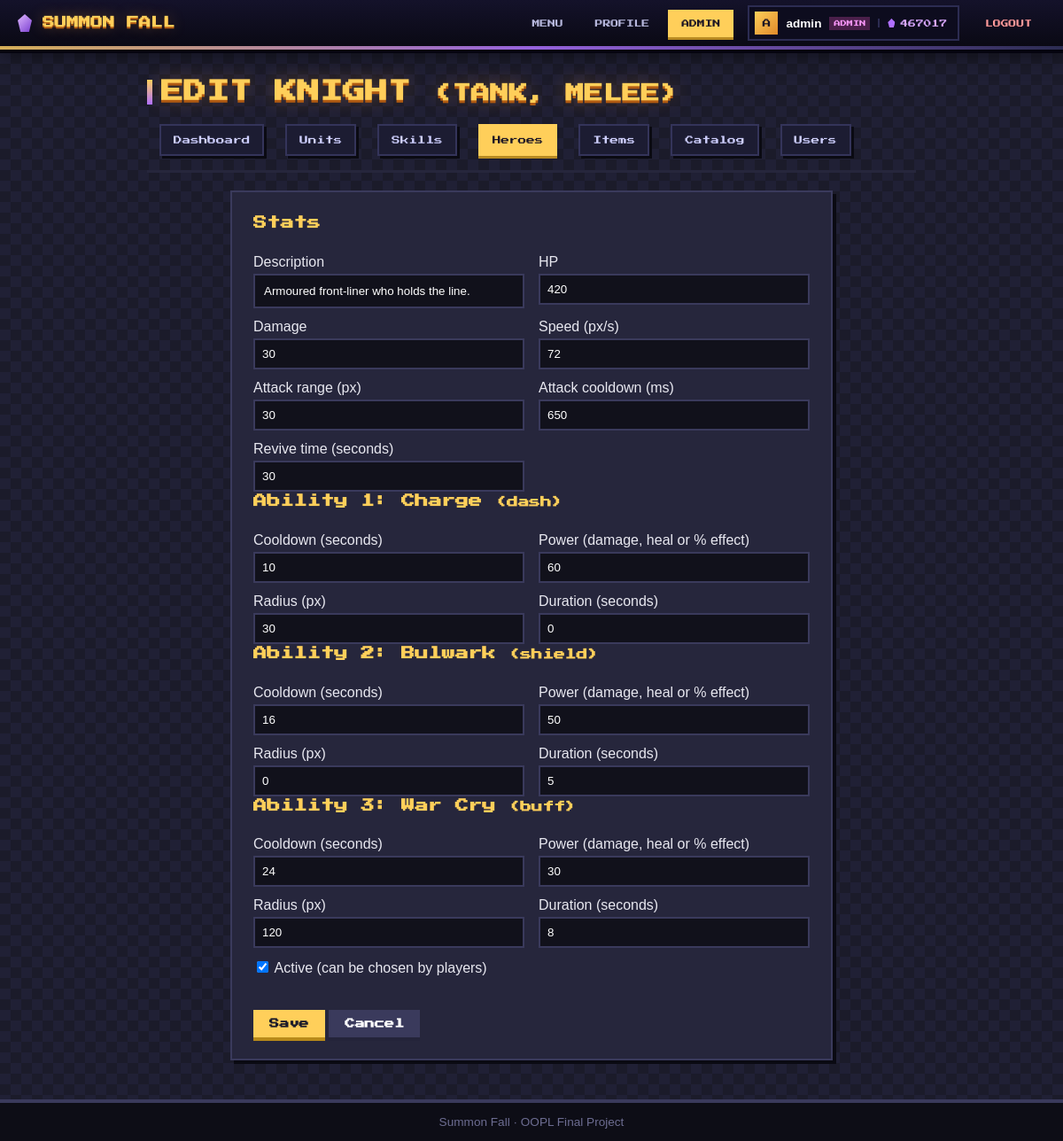
Page /views/admin/hero_form.php?id=1 (signed in) on the committed database.
### tables this page shows
CREATE TABLE `users` (
  `id` int UNSIGNED NOT NULL,
  `username` varchar(30) NOT NULL,
  `email` varchar(100) NOT NULL,
  `password_hash` varchar(255) NOT NULL,
  `role` enum('admin','player') NOT NULL DEFAULT 'player',
  `souls` int UNSIGNED NOT NULL DEFAULT '0',
  `created_at` timestamp NULL DEFAULT CURRENT_TIMESTAMP
);

CREATE TABLE `heroes` (
  `id` int NOT NULL,
  `name` varchar(40) NOT NULL,
  `description` varchar(255) NOT NULL DEFAULT '',
  `hp` int NOT NULL,
  `damage` int NOT NULL,
  `speed` int NOT NULL,
  `attack_range` int NOT NULL,
  `attack_cooldown` int NOT NULL,
  `sprite_key` varchar(30) NOT NULL,
  `revive_sec` int NOT NULL DEFAULT '30',
  `is_active` tinyint(1) NOT NULL DEFAULT '1'
);

CREATE TABLE `hero_abilities` (
  `id` int NOT NULL,
  `hero_id` int NOT NULL,
  `slot` tinyint NOT NULL,
  `name` varchar(40) NOT NULL,
  `description` varchar(255) NOT NULL DEFAULT '',
  `cooldown_sec` int NOT NULL,
  `power` int NOT NULL,
  `ability_type` varchar(20) NOT NULL,
  `radius` int NOT NULL DEFAULT '0',
  `duration_sec` int NOT NULL DEFAULT '0'
);

### classes/Auth.php (called while the page is built, shortened)
<?php
class Auth
{
    private static ?User $current = null;
    public static function user(): ?User
    {
        if (self::$current === null && isset($_SESSION['user_id'])) {
            self::$current = User::find((int) $_SESSION['user_id']);
        }
        return self::$current;
    }
    public static function check(): bool
    {
        return self::user() !== null;
    }
}

### classes/AdminUser.php (called while the page is built, shortened)
<?php
class AdminUser extends User
{
    public function getRole(): string { return 'admin'; }
    public function canManageContent(): bool { return true; }
}

### classes/User.php (called while the page is built, shortened)
<?php
abstract class User extends Model
{
    private string $username;
    private int $souls;
    public function __construct(string $username, string $email, string $passwordHash, int $souls = 0, ?int $id = null)
    {
        $this->souls = $souls;
    }
    public function getUsername(): string { return $this->username; }
    public function getSouls(): int { return $this->souls; }
    public function setUsername(string $username): void
    {
        $this->username = $username;
    }
}

### classes/Database.php (called while the page is built, shortened)
<?php
class Database
{
    private static ?Database $instance = null;
    private PDO $pdo;
    private function __construct()
    {
        $c = require BASE_PATH . '/config/database.php';
        $dsn = "mysql:host={$c['host']};dbname={$c['name']};charset={$c['charset']}";
        try {
            $this->pdo = new PDO($dsn, $c['user'], $c['pass'], [
                PDO::ATTR_ERRMODE            => PDO::ERRMODE_EXCEPTION,
                PDO::ATTR_DEFAULT_FETCH_MODE => PDO::FETCH_ASSOC,
                PDO::ATTR_EMULATE_PREPARES   => false,
            ]);
        } catch (PDOException $e) {
            throw new DatabaseException(DEBUG ? $e->getMessage() : 'Could not connect to the database.', 0, $e);
        }
    }
    public static function getInstance(): Database
    {
        if (self::$instance === null) {
            self::$instance = new Database();
        }
        return self::$instance;
    }
    public function query(string $sql, array $params = []): PDOStatement
    {
        try {
            $stmt = $this->pdo->prepare($sql);
            $stmt->execute($params);
            return $stmt;
        } catch (PDOException $e) {
            throw new DatabaseException(DEBUG ? $e->getMessage() : 'A database error occurred.', 0, $e);
        }
    }
    public function fetchAll(string $sql, array $params = []): array
    {
        return $this->query($sql, $params)->fetchAll();
    }
    public function fetchOne(string $sql, array $params = []): ?array
    {
        $row = $this->query($sql, $params)->fetch();
        return $row === false ? null : $row;
    }
}

### config/database.php (called while the page is built)
<?php
return [
    'host'    => 'localhost',
    'name'    => 'summon_fall',
    'user'    => 'root',
    'pass'    => '',
    'charset' => 'utf8mb4',
];

### classes/Model.php (called while the page is built, shortened)
<?php
abstract class Model implements Crudable
{
    protected static string $table = '';
    private ?int $id;
    public function __construct(?int $id = null)
    {
        $this->id = $id;
    }
    public function getId(): ?int { return $this->id; }
    public static function find(int $id): ?static
    {
        $row = Database::getInstance()->fetchOne('SELECT * FROM ' . static::$table . ' WHERE id = ?', [$id]);
        return $row ? static::fromRow($row) : null;
    }
}

### includes/auth_check.php (called while the page is built, shortened)
<?php
require_once __DIR__ . '/autoload.php';
if (!Auth::check()) {
    header('Location: ' . BASE_URL . '/views/auth/login.php');
    exit;
}

### includes/admin_check.php (called while the page is built, shortened)
<?php
require_once __DIR__ . '/auth_check.php';

### includes/autoload.php (called while the page is built, shortened)
<?php
spl_autoload_register(function (string $class): void {
    $dirs = [BASE_PATH . '/classes/', BASE_PATH . '/classes/exceptions/'];
    foreach ($dirs as $dir) {
        $file = $dir . $class . '.php';
        if (is_file($file)) {
            return;
        }
    }
});

### classes/Hero.php (called while the page is built, shortened)
<?php
abstract class Hero extends Model
{
    private string $name;
    private string $description;
    private int $hp;
    private int $damage;
    private int $speed;
    private int $attackRange;
    private int $attackCooldown;
    private int $reviveSec;
    private bool $isActive;
    public function __construct(array $s, ?int $id = null)
    {
        $this->name = $s['name'];
        $this->description = $s['description'] ?? '';
        $this->hp = (int) $s['hp'];
        $this->damage = (int) $s['damage'];
        $this->speed = (int) $s['speed'];
        $this->attackRange = (int) $s['attack_range'];
        $this->attackCooldown = (int) $s['attack_cooldown'];
        $this->reviveSec = (int) ($s['revive_sec'] ?? 30);
        $this->isActive = (bool) ($s['is_active'] ?? 1);
    }
    public function getName(): string { return $this->name; }
    public function getDescription(): string { return $this->description; }
    public function getHp(): int { return $this->hp; }
    public function getDamage(): int { return $this->damage; }
    public function getSpeed(): int { return $this->speed; }
    public function getAttackRange(): int { return $this->attackRange; }
    public function getAttackCooldown(): int { return $this->attackCooldown; }
    public function getReviveSec(): int { return $this->reviveSec; }
    public function isActive(): bool { return $this->isActive; }
    public function abilities(): array
    {
        $rows = Database::getInstance()->fetchAll(
            'SELECT * FROM hero_abilities WHERE hero_id = ? ORDER BY slot',
            [$this->getId()]
        );
        return array_map(fn($r) => [
            'slot' => (int) $r['slot'], 'name' => $r['name'], 'description' => $r['description'],
            'ability_type' => $r['ability_type'], 'cooldown_sec' => (int) $r['cooldown_sec'],
            'power' => (int) $r['power'], 'radius' => (int) $r['radius'], 'duration_sec' => (int) $r['duration_sec'],
        ], $rows);
    }
    protected static function fromRow(array $row): static
    {
        $type = $row['class_type'] ?? strtolower($row['name']);
        $class = self::MAP[$type] ?? null;
        return new $class($row, (int) $row['id']);
    }
}

### includes/admin_helpers.php (called while the page is built, shortened)
<?php
function h($v): string
{
    return htmlspecialchars((string) $v, ENT_QUOTES, 'UTF-8');
}

### classes/KnightHero.php (called while the page is built, shortened)
<?php
class KnightHero extends Hero
{
    public function getRole(): string { return 'Tank'; }
    public function getAttackType(): string { return 'melee'; }
}

### views/admin/hero_form.php (the view, shortened to what this page needs)
<?php
require_once __DIR__ . '/../../includes/admin_check.php';
require_once __DIR__ . '/../../includes/admin_helpers.php';
$id = (int) ($_GET['id'] ?? 0);
$hero = null;
try {
    $hero = $id > 0 ? Hero::find($id) : null;
} catch (DatabaseException $e) {
    $hero = null;
}
$numeric = [
    'hp'              => ['HP', 1, 1000000],
    'damage'          => ['Damage', 0, 100000],
    'speed'           => ['Speed (px/s)', 1, 1000],
    'attack_range'    => ['Attack range (px)', 0, 2000],
    'attack_cooldown' => ['Attack cooldown (ms)', 100, 60000],
    'revive_sec'      => ['Revive time (seconds)', 5, 600],
];
$old = [
    'description' => $hero->getDescription(), 'hp' => $hero->getHp(), 'damage' => $hero->getDamage(),
    'speed' => $hero->getSpeed(), 'attack_range' => $hero->getAttackRange(),
    'attack_cooldown' => $hero->getAttackCooldown(), 'revive_sec' => $hero->getReviveSec(),
    'is_active' => $hero->isActive() ? 1 : 0,
];
$abilities = $hero->abilities();
foreach ($abilities as $a) {
    $s = $a['slot'];
    $old["a{$s}_cooldown"] = $a['cooldown_sec'];
    $old["a{$s}_power"] = $a['power'];
    $old["a{$s}_radius"] = $a['radius'];
    $old["a{$s}_duration"] = $a['duration_sec'];
}
$errors = [];
$input = function (string $name, string $label, string $extra = '') use (&$old, &$errors) {
    ?>
    <div>
        <label for="<?= $name ?>"><?= h($label) ?></label>
        <input id="<?= $name ?>" name="<?= $name ?>" type="<?= $extra ? 'number' : 'text' ?>" <?= $extra ?> value="<?= h($old[$name] ?? '') ?>">
        <?php if (isset($errors[$name])): ?><span class="error"><?= h($errors[$name]) ?></span><?php endif; ?>
    </div>
    <?php
};
require __DIR__ . '/../../includes/header.php';
?>
<h1>Edit <?= h($hero->getName()) ?> <small>(<?= h($hero->getRole()) ?>, <?= h($hero->getAttackType()) ?>)</small></h1>
<?php require __DIR__ . '/../../includes/admin_nav.php'; ?>
<div class="card wide">
    <form class="form" method="post" novalidate>
        <h2>Stats</h2>
        <div class="form-grid">
            <?php $input('description', 'Description'); ?>
            <?php foreach ($numeric as $field => [$label, $min, $max]) { $input($field, $label, 'min="' . $min . '" max="' . $max . '"'); } ?>
        </div>
        <?php foreach ($abilities as $a): $s = $a['slot']; ?>
            <h2>Ability <?= $s ?>: <?= h($a['name']) ?> <small>(<?= h($a['ability_type']) ?>)</small></h2>
            <div class="form-grid">
            </div>
        <?php endforeach; ?>
        <label><input type="checkbox" name="is_active" value="1" <?= $old['is_active'] ? 'checked' : '' ?>> Active (can be chosen by players)</label>
        <br>
        <button class="btn" type="submit">Save</button>
        <a class="btn grey" href="heroes.php">Cancel</a>
    </form>
</div>
<?php require __DIR__ . '/../../includes/footer.php'; ?>

### includes/header.php (shortened to what this page needs)
<?php
require_once __DIR__ . '/autoload.php';
$navUser = Auth::user();
$cssVersion = @filemtime(BASE_PATH . '/assets/css/main.css') ?: 1;
?>
<!DOCTYPE html>
<html lang="en">
<head>
    <link rel="stylesheet" href="<?= BASE_URL ?>/assets/css/main.css?v=<?= $cssVersion ?>">
</head>
<body>
<?php
$navPage = basename($_SERVER['SCRIPT_NAME']);
$navActive = fn(string ...$files) => in_array($navPage, $files, true) ? ' on' : '';
?>
<header class="topbar">
    <a class="brand" href="<?= BASE_URL ?>/<?= $navUser ? 'views/menu.php' : 'index.php' ?>">
        <i class="brand-gem"></i><span>Summon Fall</span>
    </a>
    <nav class="topnav">
        <?php if ($navUser): ?>
            <a class="nl<?= $navActive('menu.php') ?>" href="<?= BASE_URL ?>/views/menu.php">Menu</a>
            <a class="nl<?= $navActive('profile.php') ?>" href="<?= BASE_URL ?>/views/profile.php">Profile</a>
            <?php if ($navUser->canManageContent()): ?>
                <a class="nl<?= str_contains($_SERVER['SCRIPT_NAME'], '/admin/') ? ' on' : '' ?>" href="<?= BASE_URL ?>/views/admin/dashboard.php">Admin</a>
            <?php endif; ?>
            <span class="nuser" title="<?= htmlspecialchars($navUser->getRole()) ?>">
                <b class="av"><?= htmlspecialchars(strtoupper(substr($navUser->getUsername(), 0, 1))) ?></b>
                <span class="nm"><?= htmlspecialchars($navUser->getUsername()) ?></span>
                <em class="rl <?= htmlspecialchars($navUser->getRole()) ?>"><?= htmlspecialchars($navUser->getRole()) ?></em>
                <span class="sl"><i class="gem"></i><?= (int) $navUser->getSouls() ?></span>
            </span>
            <a class="nl out" href="<?= BASE_URL ?>/views/auth/logout.php">Logout</a>
        <?php else: ?>
            <a class="nl<?= $navActive('login.php') ?>" href="<?= BASE_URL ?>/views/auth/login.php">Login</a>
            <a class="nl cta<?= $navActive('register.php') ?>" href="<?= BASE_URL ?>/views/auth/register.php">Register</a>
        <?php endif; ?>
    </nav>
</header>
<main class="container">

### rows in the picture
users: username "A", username "admin", souls "467017"
heroes: name "KNIGHT", description "Armoured front-liner who holds the line.", hp "420", damage "30", speed "72", attack_range "30", attack_cooldown "650", revive_sec "30", is_active "☑"
hero_abilities: slot "1", name "Charge", ability_type "dash", label "Cooldown (seconds) Power (damage, heal or % effect) Radius (px) Duration (seconds)", value "10", value "60", value "30", value "0"
hero_abilities: slot "2", name "Bulwark", ability_type "shield", label "Cooldown (seconds) Power (damage, heal or % effect) Radius (px) Duration (seconds)", value "16", value "50", value "0", value "5"
hero_abilities: slot "3", name "War Cry", ability_type "buff", label "Cooldown (seconds) Power (damage, heal or % effect) Radius (px) Duration (seconds)", value "24", value "30", value "120", value "8"

### other values in the picture
$navUser->getRole() "ADMIN"
$hero->getRole() "TANK"
$hero->getAttackType() "MELEE"
$label "Dashboard"
$label "Units"
$label "Skills"
$label "Heroes"
$label "Items"
$label "Catalog"
$label "Users"
$label "Description"
$label "HP"
$label "Damage"
$label "Speed (px/s)"
$label "Attack range (px)"
